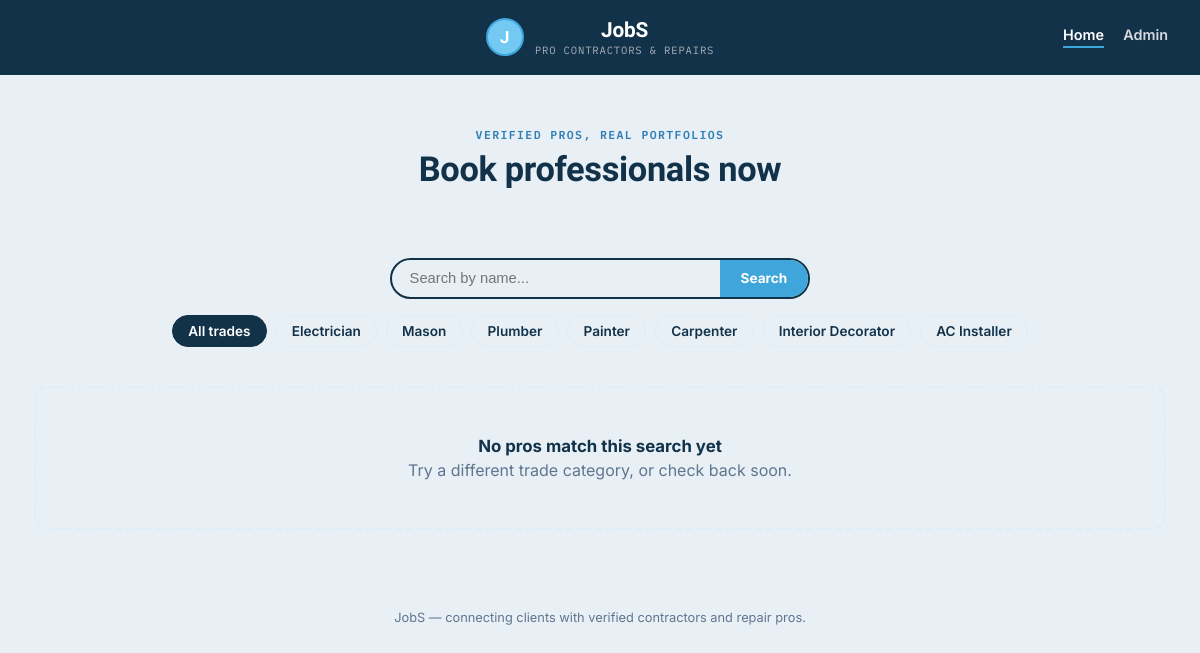
Before: / with the older database file.
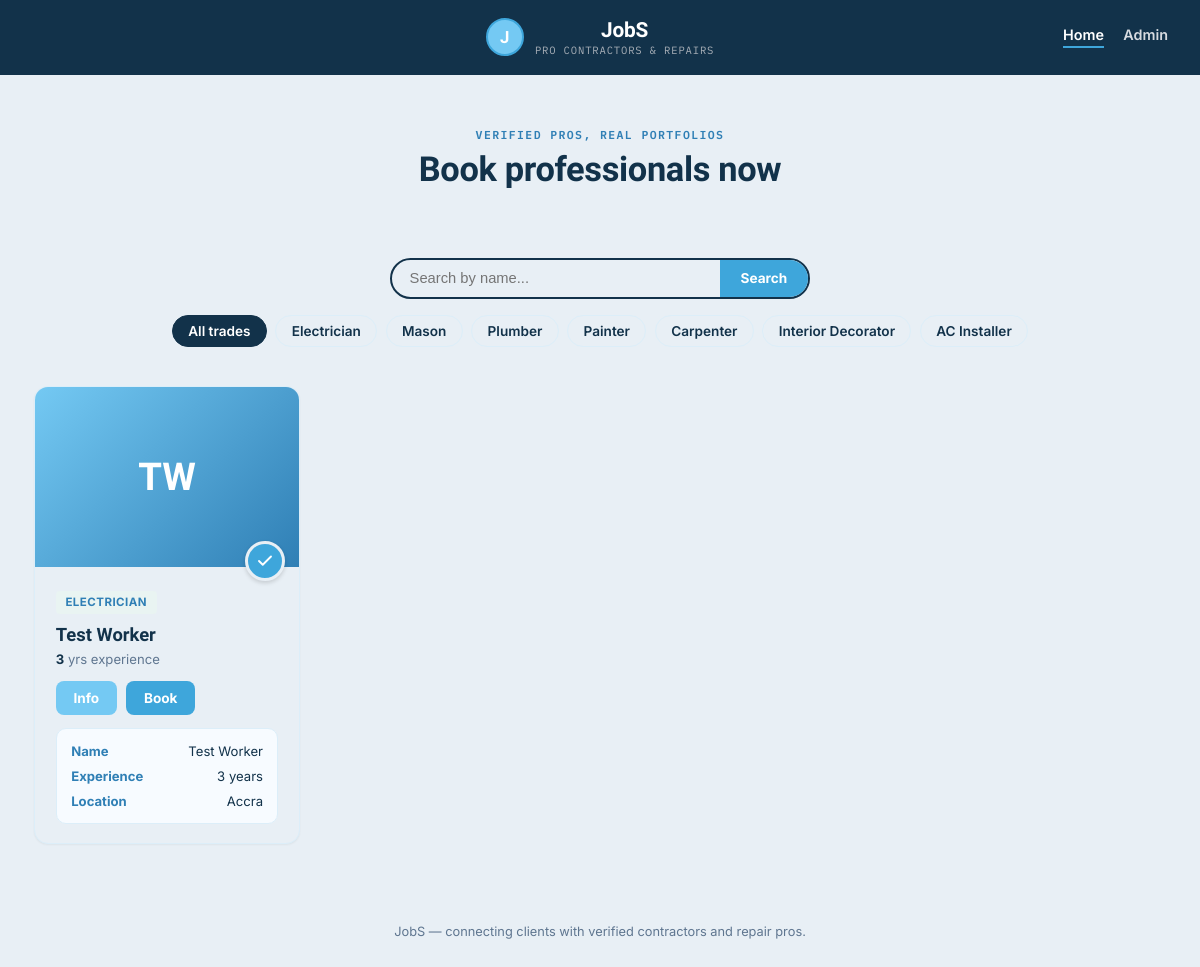
After: the same page with the newer database file.
### app.py (models this page shows)
class Worker(db.Model):
    __tablename__ = 'workers'
    id = db.Column(db.Integer, primary_key=True)
    name = db.Column(db.String(100), nullable=False)
    trade = db.Column(db.String(50), nullable=False)
    phone = db.Column(db.String(20), nullable=False)
    location = db.Column(db.String(120), nullable=True)
    hourly_rate = db.Column(db.Float, nullable=True, default=0)
    experience_years = db.Column(db.Integer, nullable=False)
    bio = db.Column(db.Text, nullable=True)
    status = db.Column(db.String(20), default='Available')
    photo_filename = db.Column(db.String(255), nullable=True)
    created_at = db.Column(db.DateTime, server_default=db.func.now())
    portfolio_images = db.relationship(
        'PortfolioImage', backref='worker', cascade='all, delete-orphan', lazy=True
    )
    @property
    def photo_url(self):
        if self.photo_filename:
            return url_for('static', filename=f'uploads/workers/{self.photo_filename}')
        return None
    @property
    def initials(self):
        parts = self.name.split()
        return ''.join(p[0] for p in parts[:2]).upper()

### app.py (the view)
@app.route('/')
def client_home():
    trade_filter = request.args.get('trade')
    search_query = request.args.get('q', '').strip()
    query = Worker.query
    if trade_filter and trade_filter != 'All':
        query = query.filter_by(trade=trade_filter)
    if search_query:
        query = query.filter(Worker.name.ilike(f"%{search_query}%"))
    workers = query.order_by(Worker.name).all()
    return render_template(
        'index.html',
        workers=workers,
        selected_trade=trade_filter,
        search_query=search_query,
        trades=TRADES,
    )

### templates/index.html (shortened to what this page needs)
<!DOCTYPE html>
<html lang="en">
<head>
<link rel="stylesheet" href="{{ url_for('static', filename='style.css') }}">
</head>
<body>
<header class="site-head">
  <div class="brand">
    <div class="brand-mark">J</div>
    <div>
    <h1>JobS</h1>
      <span class="sub">Pro contractors &amp; repairs</span>
    </div>
  </div>
  <nav class="site-nav">
    <a href="/" class="current">Home</a>
    <a href="/admin">Admin </a>
  </nav>
</header>
<div class="wrap">
  <div class="hero">
    <span class="eyebrow">Verified pros, real portfolios</span>
    <h2>Book professionals now</h2>
  </div>
  <div class="control-bar">
    <form class="search-box" action="/" method="get">
      <input type="text" name="q" placeholder="Search by name..." value="{{ search_query or '' }}">
      <button type="submit">Search</button>
    </form>
    <div class="trade-chips">
      <a href="/" class="chip {% if not selected_trade or selected_trade == 'All' %}active{% endif %}">All trades</a>
      {% for t in trades %}
      <a href="/?trade={{ t|urlencode }}" class="chip {% if selected_trade == t %}active{% endif %}">{{ t }}</a>
      {% endfor %}
    </div>
  </div>
  <div class="grid">
    {% for worker in workers %}
    <div class="pro-card">
      <div class="pro-photo-wrap">
        {% if worker.photo_url %}
          <img src="{{ worker.photo_url }}" alt="{{ worker.name }}">
        {% else %}
          <div class="pro-avatar-fallback">{{ worker.initials }}</div>
        {% endif %}
        <div class="seal" title="Verified pro">
          <svg viewBox="0 0 24 24" fill="none" stroke="#fff" stroke-width="2.5" stroke-linecap="round" stroke-linejoin="round"><polyline points="20 6 9 17 4 12"/></svg>
        </div>
      </div>
      <div class="pro-body">
        <span class="trade-badge">{{ worker.trade }}</span>
        <h3>{{ worker.name }}</h3>
        <div class="pro-meta">
          <span><strong>{{ worker.experience_years }}</strong> yrs experience</span>
        </div>
        <div class="pro-actions">
          <button class="btn-info" type="button">Info</button>
          <button class="btn-book" onclick="openBookingModal('{{ worker.id }}', '{{ worker.name|e }}', '{{ worker.trade }}')">Book</button>
        </div>
        <div class="worker-info-panel">
          <div class="worker-info-row">
            <span class="worker-info-label">Name</span>
            <span>{{ worker.name }}</span>
          </div>
          <div class="worker-info-row">
            <span class="worker-info-label">Experience</span>
            <span>{{ worker.experience_years }} years</span>
          </div>
          <div class="worker-info-row">
            <span class="worker-info-label">Location</span>
            <span>{{ worker.location or 'Not provided' }}</span>
          </div>
        </div>
      </div>
    </div>
    {% else %}
    <div class="empty-state">
      <strong>No pros match this search yet</strong>
      Try a different trade category, or check back soon.
    </div>
    {% endfor %}
  </div>
</div>
<footer class="site-foot">JobS — connecting clients with verified contractors and repair pros.</footer>
</body>
</html>

Changed rows visible on the page:
added Worker: initials "TW", trade "ELECTRICIAN", name "Test Worker", experience_years "3", location "Accra"
Other visible differences:
text no longer shown: "No pros match this search yet Try a different trade category, or check back soon."
